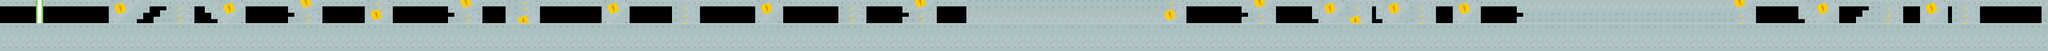

Tiled map render using the project's own tile images. Description and the map definition, with tile-layer contents summarised, below:
An orthogonal 320x8 tile map with 16x16 px tiles, 1 tile layer (Tile Layer 1) and 2 objects (player 1, player 2).

<map version="1.0" orientation="orthogonal" renderorder="right-down" width="320" height="8" tilewidth="16" tileheight="16" nextobjectid="5">
 <tileset firstgid="1" name="sheet" tilewidth="70" tileheight="70">
  <image source="sheet.png" width="980" height="490" />
 </tileset>
 <layer name="Tile Layer 1" width="320" height="8">
  <data>[2560 cells, 949 non-empty, 4 distinct tile ids]</data>
 </layer>
 <objectgroup name="player 1">
  <object id="3" name="player red" type="player 1" gid="70" x="15" y="118" />
 </objectgroup>
 <objectgroup name="player 2">
  <object id="4" name="player blue" type="player 2" gid="42" x="16" y="80" />
 </objectgroup>
</map>